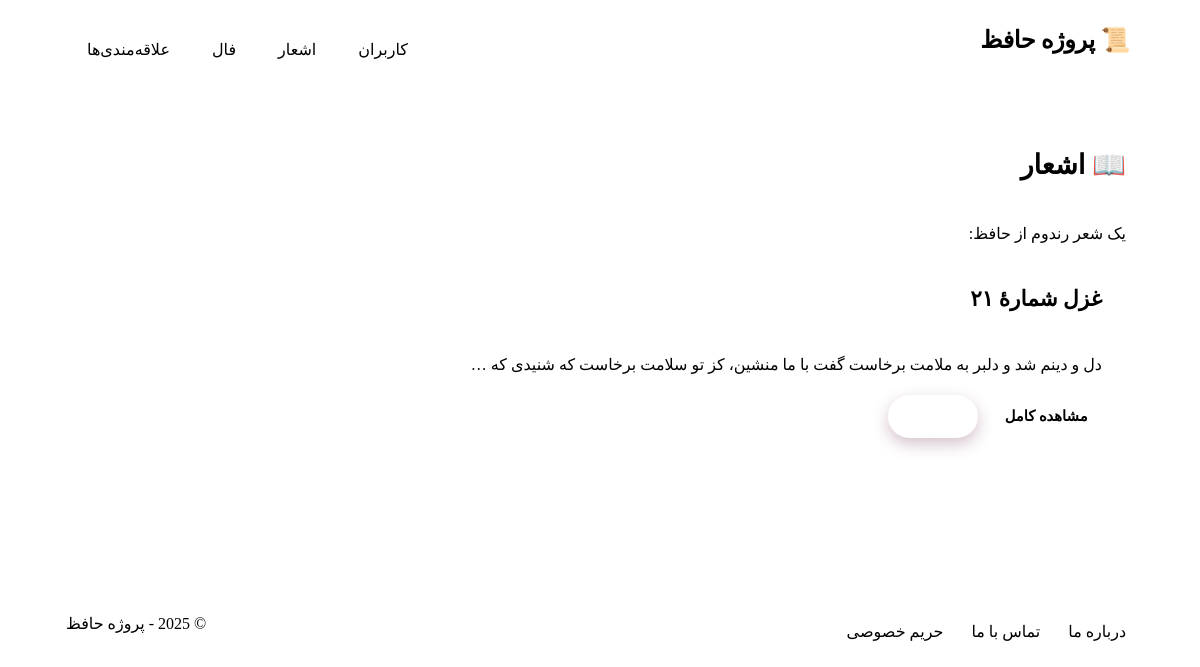
The page /poems/ on the database its author committed.
### poems/models.py (models this page shows, shortened)
class Poems(models.Model):
    title = models.CharField( max_length=50)
    poem_text = models.TextField(max_length=1000)

### poems/views.py (the view)
# urls.py: path('poems/', include('poems.urls')),
def poems(request):
    all_poems = Poems.objects.all()
    poem = random.choice(all_poems) if all_poems else None
    return render(request, "poems/poems.html", {"poem": poem})

### templates/poems/poems.html (shortened to what this page needs)
{% extends "base.html" %}
{% load static %}
{% block content %}
<div class="c-card">
  <h2 class="c-card__title">📖 اشعار</h2>
  <div class="c-card__body">
    <p>یک شعر رندوم از حافظ:</p>
    {% if poem %}
      <div id="poem-card" class="c-card c-card--accent">
        <h3 id="poem-title" class="c-card__title u-text-center">{{ poem.title }}</h3>
        <div class="c-card__body u-text-center">
          <p id="poem-text" class="u-text-center">{{ poem.poem_text|truncatewords:20 }}</p>
          <div class="btn-group u-mt-3">
            <a id="poem-detail-link" href="{% url 'poem_detail' poem.id %}" class="btn btn--sm btn--outline">مشاهده کامل</a>
            <button id="next-poem" class="btn btn--sm">شعر بعدی</button>
          </div>
        </div>
      </div>
    {% else %}
      <div class="alert alert--info"><p>هیچ شعری برای نمایش وجود ندارد.</p></div>
    {% endif %}
  </div>
</div>
{% endblock %}

### static/css/style.css (style rules this page uses)
* { box-sizing: border-box; }
html { scroll-behavior: smooth; background-color: var(--bg); }
html, body { height: 100%; background: var(--bg); color: var(--text); font-family: var(--font-sans); line-height: 1.8; -webkit-font-smoothing: antialiased; -moz-osx-font-smoothing: grayscale; text-rendering: optimizeLegibility; direction: rtl; }
body { background-image: var(--paper-texture); background-color: var(--bg); }
a { color: var(--accent); text-decoration: none; transition: color var(--speed) ease; }
p { margin: 0 0 1rem; text-align: justify; }
h1, h2, h3 { margin: 0 0 .75rem; line-height: 1.4; font-family: var(--font-serif); }
h2 { font-size: clamp(1.25rem, 1.1rem + .8vw, 1.75rem); color: var(--primary-dark); }
h3 { font-size: clamp(1.1rem, 1rem + .6vw, 1.35rem); color: var(--dark); }
.c-card { background: var(--bg-elev); border: 1px solid var(--border); border-radius: var(--radius); box-shadow: var(--shadow-paper); overflow: hidden; transition: all var(--speed) ease; position: relative; }
.c-card::before { content: ""; position: absolute; top: 0; right: 0; width: 4px; height: 100%; background: var(--secondary); border-top-right-radius: var(--radius); border-bottom-right-radius: var(--radius); }
.c-card__title { padding: 1.25rem 1.5rem .75rem; font-weight: 800; font-family: var(--font-serif); color: var(--primary); border-bottom: 1px solid var(--border); margin-bottom: 0.5rem; }
.c-card__body { padding: 1rem 1.5rem 1.5rem; }
.c-card--accent { border-color: color-mix(in oklab, var(--accent) 30%, var(--border)); box-shadow: var(--shadow-lg); }
.c-card--accent::before { background: var(--primary); }
.btn, .btn:visited { display: inline-flex; align-items: center; justify-content: center; gap: .5rem; padding: .75rem 1.25rem; border-radius: 999px; border: 1px solid var(--accent); background: var(--accent); color: #fff; font-weight: 700; cursor: pointer; transition: all var(--speed) ease; box-shadow: 0 6px 16px rgba(102, 34, 73, 0.28); font-family: var(--font-sans); position: relative; overflow: hidden; }
.btn::before { content: ""; position: absolute; top: 0; left: 0; width: 100%; height: 100%; background: rgba(255,255,255,0.1); transform: translateX(-100%); transition: transform 0.6s ease; }
.btn--outline { background: transparent; color: var(--accent); box-shadow: none; border: 2px solid var(--accent); }
.btn--sm { padding: .5rem .9rem; font-size: .92rem; }
.btn-group { display: flex; flex-wrap: wrap; gap: .75rem; }
.u-mt-3 { margin-top: .75rem !important; }
body, .c-card, .list__item, .alert, .site-header, .site-footer, input, textarea, select, table, code, pre { transition: background-color var(--speed) ease, color var(--speed) ease, border-color var(--speed) ease, box-shadow var(--speed) ease; }

### rows shown on the page
Poems: title "غزل شمارهٔ ۲۱", poem_text "دل و دینم شد و دلبر به ملامت برخاست گفت با ما منشین، کز تو سلامت برخاست که شنیدی که …"
